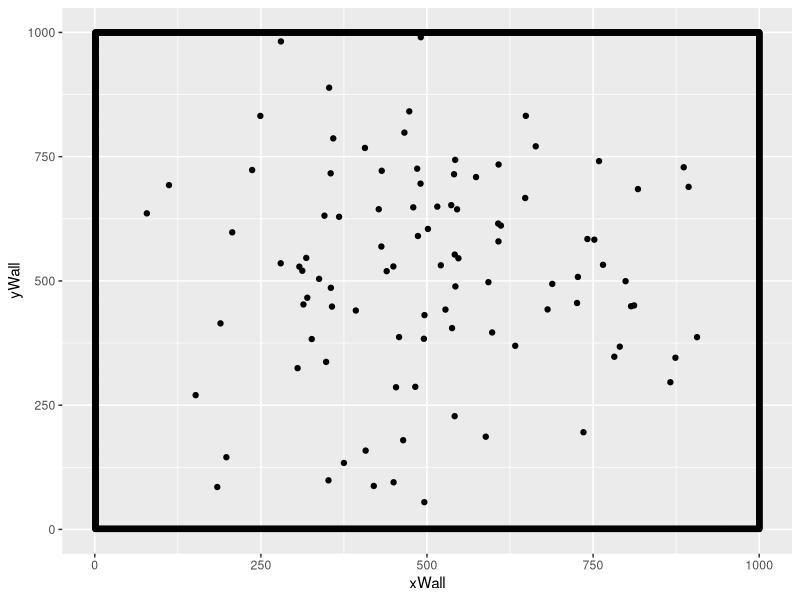
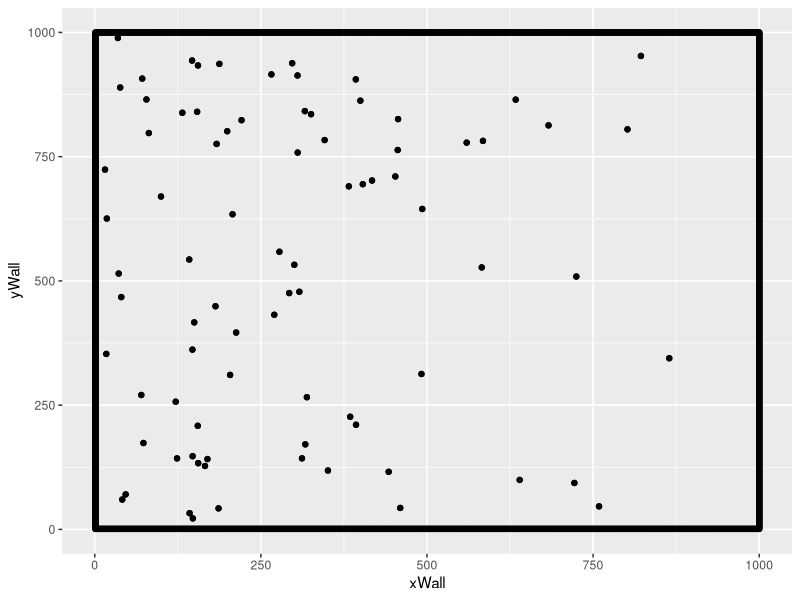

Generate these figures, in order, with R:
# Author: Gabriel Dell'Accio
# The following is a 2D variant of the Reynolds Boid model.
# LIBRARIES:
library(ggplot2)

# ARENA PARAMETERS:
# Set if equal height and width
size <- 1000.0

centerCor <- rep(size/2,2)

xVal <- size
yVal <- size

nIndividuals <- 100 
swarmCohesion <- 0.5
swarmAvoidance <- 0.5
baseMovementRate <- 4
densitySensitivity <- 75
spatialDistribution <- 150
thetaDistribution <- 50
step.iterations <- 200

# GENERATING AN ARENA
create.arena <- function(xLength, yLength) {
  xLimit <- xLength 
  yLimit <- yLength
  
  arena.Data <<- data.frame(
    yWall = rep(1,yLimit),
    xWall = c(1:xLimit),
    xNorthWall = c(1:xLimit),
    yNorthWall = rep(yLimit,yLimit)
  )

  # Creating Arena Borders
  arena <- ggplot(data = arena.Data, aes(x=xWall,y=yWall))
  arena <- arena + geom_point() +  ylim(1,yLimit) + xlim(1,xLimit) + geom_point(aes(xNorthWall,yNorthWall)) + geom_point(aes(rep(1,xLimit),c(1:yLimit))) + geom_point(aes(rep(xLimit,xLimit),c(1:yLimit)))

  return(arena)
}
arenaSim <- create.arena(xVal, yVal)

# INITIALIZE THE SWARM POPULATION
initialize.swarm <- function(cohesion, avoidance, spatial.distribution.factor, theta.distribution.factor ,coordinateLocation) {
    arena.Data$index <<- c(1:nIndividuals)
    arena.Data$swarm.cohesion <<- rep(swarmCohesion,nIndividuals)
    arena.Data$swarm.avoidance <<- rep(swarmAvoidance,nIndividuals)
    arena.Data$xPosition <<- rep(NA, xVal)
    arena.Data$yPosition <<- rep(NA, yVal)
    arena.Data$theta <<- rep(NA, xVal)
  
  for(var in 1:nIndividuals) {
    arena.Data$xPosition[var] <<- rnorm(1, mean=coordinateLocation[1], sd=spatial.distribution.factor + 50)
    arena.Data$yPosition[var] <<- rnorm(1, mean=coordinateLocation[2], sd=spatial.distribution.factor + 50)
    arena.Data$theta[var] <<- rnorm(1, mean = 180, sd= theta.distribution.factor + 5)
  }
}

# Display the swarm in the 2D arena.
initialize.swarm(swarmCohesion, swarmAvoidance, spatialDistribution, thetaDistribution, centerCor)

display.swarm <- function() {
  return(arenaSim + geom_point(aes(arena.Data$xPosition, arena.Data$yPosition)))
}

arenaSim <- display.swarm()
arenaSim


determine.density <- function(senseHeight, senseWidth, locationX, locationY) {

  nTotalPositions <- ((senseHeight * senseWidth) * 4)

  startX <- locationX - senseWidth
  # print(paste("Start x: ", startX))

  endX <- locationX + senseWidth
  # print(paste("End x: ", endX))

  startY <- locationY - senseHeight
  endY <- locationY + senseHeight

  numberOfIndividualsPresent <- 0


  count <- 1
  for(indOne in 1:nIndividuals) {

    if((arena.Data$xPosition[count] <= endX) && (arena.Data$xPosition[count] >= startX)) {

      # print(paste("xposition: ", arena.Data$xPosition[count]))

      if((arena.Data$yPosition[count] <= endY) && (arena.Data$yPosition[count] >= startY)) {
        numberOfIndividualsPresent <- numberOfIndividualsPresent + 1
      }
    }

    count <- count + 1
  }

  # print(paste("Number of indviduals in space: ", numberOfIndividualsPresent))
  # print(paste("total positions: ", nTotalPositions))
  finalDensity <- ((numberOfIndividualsPresent / nTotalPositions)  + (numberOfIndividualsPresent/nIndividuals))
  return(finalDensity)

}

# Determines the density value for each agent in the swarm.
find.Neighbors <- function() {
  count <- 1
  for (var in 1:nIndividuals) {
    result <- determine.density(densitySensitivity,densitySensitivity,arena.Data$xPosition[count], arena.Data$yPosition[count])
    # print(result)
    arena.Data$Density[count] <<- result 
    count <- count + 1
  }
}
find.Neighbors()

densityTotal <- 0
tempDensityArray <- c()

for(var in 1:nIndividuals) {
  densityTotal <- densityTotal + arena.Data$Density[var] 
  tempDensityArray[var] <- arena.Data$Density[var] 
}

meanDensity <- (densityTotal / nIndividuals) 
sdDensity <- (sd(tempDensityArray)) 


sdDistance <- function(value, mean, sd) {
  temp <- abs(mean - value) %/% sd
  return(temp)
}

determine.density.distance <- function(mean, sd) {
 for (var in 1:nIndividuals){
    # print(paste("Mean: ", mean))
    # print(paste("SD: ", sd))
   arena.Data$DensityDistance[var] <<- sdDistance(arena.Data$Density[var], mean, sd)
 }
}

determine.density.distance(meanDensity, sdDensity)


# Translates a value 1-360 into x and y "direction"
determineThetaDirection <- function(currentTheta) {
  if ((currentTheta > 0) && (currentTheta < 90)) {
    xDir <- 1
    yDir <- -1
    # REGION 1
    # Down to the right, so y is decreasing, x is increasing.
  } else if((currentTheta > 89) && (currentTheta < 91)) {
    xDir <- 0
    yDir <- -1
    # DOWN
    # Downwards, so y is decreasing, x stays the same.
  } else if((currentTheta > 91)  && (currentTheta < 179)) {
    xDir <- -1
    yDir <- -1
    # REGION 2
    # Down to the left, so y is decreasing, x is decreasing.
  } else if((currentTheta > 179.0) && (currentTheta < 181.00)) {
    xDir <- -1
    yDir <- 0
    # LEFT
    # To the left, so y is staying the same, x is decreasing.
  } else if((currentTheta > 181.0) && (currentTheta < 269.0)) {
    xDir <- -1
    yDir <- 1
    # REGION 3
    # Upwards to the left, so Y is increasing, x is decreasing
  } else if((currentTheta > 269.0) && (currentTheta < 271.0)) {
    xDir <- 0
    yDir <- 1
    # UP
    # Upwards, so x is staying the same, y is increasing
  } else if(currentTheta > 271) {
    xDir <- 1
    yDir <- 1
    # REGION 4
    # Upwards to the right, so x is increaing, y is increasing
  } else if(currentTheta >= 359.0 && currentTheta <= 360) {
    xDir <- 1
    yDir <- 0
  }
  result <- c(xDir,yDir)
  return(result)
}
 
# moves each agent in the swarm a fixed distance in a direction based on its theta.
step.swarm <- function() {
  
  for (var in 1:nIndividuals) {

    if ((arena.Data$DensityDistance[var]) == 0) {
        movementRate <- baseMovementRate/2
    } else if (arena.Data$DensityDistance[var] == 1) {
        movementRate <- baseMovementRate
    } else if (arena.Data$DensityDistance[var] == 2) {
        movementRate <- baseMovementRate + 2
    } else { 
        movementRate <- baseMovementRate + 4
    }
    
    dirMult <- determineThetaDirection(arena.Data$theta[var])

    if(((dirMult[1] * movementRate) + arena.Data$xPosition[var] >= size) || ((dirMult[1] * movementRate) + arena.Data$xPosition[var] <= 0)) {
      arena.Data$theta[var] <<- abs(180 - arena.Data$theta[var]) 
      dirMult <- determineThetaDirection(arena.Data$theta[var])
      arena.Data$xPosition[var] <<- (dirMult[1] * movementRate) + arena.Data$xPosition[var]
      } else {
        arena.Data$xPosition[var] <<- (dirMult[1] * movementRate) + arena.Data$xPosition[var]
      } 
  
    if(((dirMult[2] * movementRate) + arena.Data$yPosition[var] >= size) || ((dirMult[2] * movementRate) + arena.Data$yPosition[var] <= 0)) {
      arena.Data$theta[var] <<- abs(180 - arena.Data$theta[var]) 
      dirMult <- determineThetaDirection(arena.Data$theta[var])
      arena.Data$yPosition[var] <<- (dirMult[2] * movementRate) + arena.Data$yPosition[var]
    } else {
      arena.Data$yPosition[var] <<- (dirMult[2] * movementRate)  + arena.Data$yPosition[var]
    }     
  

  }

  find.Neighbors()

  densityTotal <- 0
  tempDensityArray <- c()

  for(var in 1:nIndividuals) {
    densityTotal <- densityTotal + arena.Data$Density[var] 
    tempDensityArray[var] <- arena.Data$Density[var] 
  }

  meanDensity <- (densityTotal / nIndividuals) 
  sdDensity <- (sd(tempDensityArray)) 
  
  determine.density.distance(meanDensity, sdDensity)
  # arenaSim <- display.swarm()
  # arenaSim
}


run.simulation <- function() {
  for(run in 1:step.iterations) {
    step.swarm()
  }
}

run.simulation()

arenaSim <- display.swarm()
arenaSim


# This function runs a step of the simulation in which:
  # - Each agent asses how close it is to other agents 
  # - Each agent determines where it will move next
# step.swarm <- function() {

#   # temp.Data <- data.frame(
#   #   index <- c(1:nIndividuals),
#   #   nextX <- rep(0,nIndividuals),
#   #   nextY <- rep(0,nIndividuals),
#   #   nextTheta <- rep(0, nIndividuals)
#   # ) 
# }

# BEHAVIOR PRIMITIVES:

# # HEATMAP GENERATION
# # Assign a value to a location given how far away it is from the center. The farther the smaller the value.
# assign.location.value <- function(center, currentLocation, distribution.type) {
#   rowDiff <- abs(center[1] - currentLocation[1])
#   columnDiff <- abs(center[2] - currentLocation[2])
#   totalDifference <- rowDiff + columnDiff
#   scaledDifference <- 1 - (distribution.type(totalDifference)/distribution.type(center[1] * 2))
#   return(scaledDifference)
# }
# # Distribution of values around the center of the arena.
# value.distribution <- function(x) {
#   return(x^2)
# }
# # Generate heat map 
# create.heatmap <- function(arena.length, arena.width) {
#   centerArena <- c(arena.length/2, arena.width/2)
#   arena.heat.map <- matrix(nrow = arena.length, ncol = arena.width)
#   for(i in 1:arena.length) {
#     for(j in 1:arena.width) {
#       currentIndex <- c(i,j)
#       arena.heat.map[i,j] <- assign.location.value(centerArena, currentIndex, value.distribution)
#     }
#   }
#   return(arena.heat.map)
# }
# heat.map <- create.heatmap(xVal,yVal)




